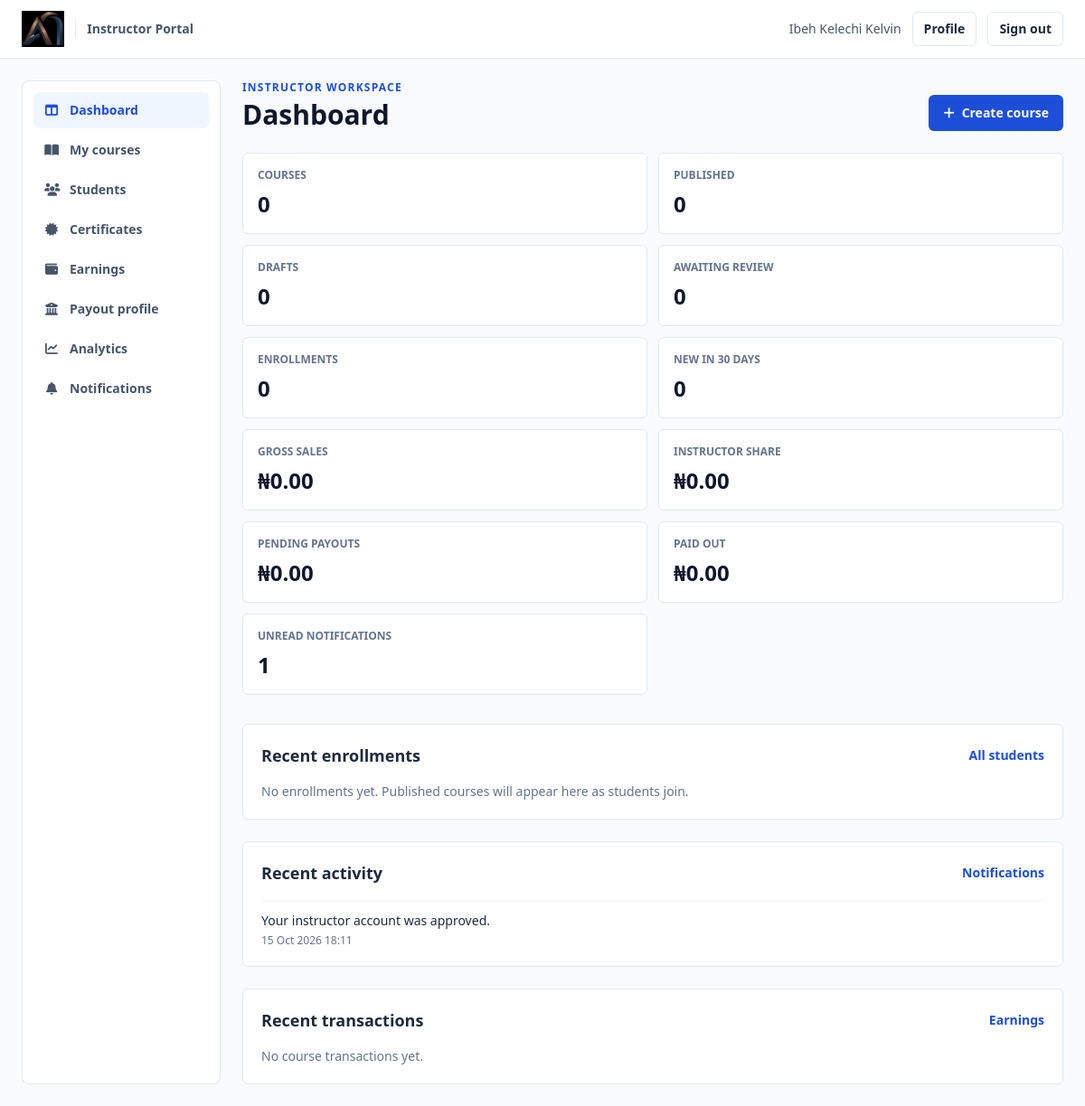
Screenshot of /academy/instructor/dashboard (signed in) with the database file from the repository.
### app/models.py (models this page shows, shortened)
class TimestampMixin:
    created_at = db.Column(db.DateTime, default=lambda: datetime.now(timezone.utc), nullable=False)
    updated_at = db.Column(
        db.DateTime,
        default=lambda: datetime.now(timezone.utc),
        onupdate=lambda: datetime.now(timezone.utc),
        nullable=False,
    )

class Instructor(UserMixin, TimestampMixin, db.Model):
    __tablename__ = "instructors"
    id = db.Column(db.Integer, primary_key=True)
    full_name = db.Column(db.String(160), nullable=False)
    email = db.Column(db.String(160), unique=True, nullable=False, index=True)
    password_hash = db.Column(db.String(255), nullable=False)
    phone = db.Column(db.String(60))
    professional_title = db.Column(db.String(160))
    biography = db.Column(db.Text)
    teaching_experience = db.Column(db.Text)
    qualifications = db.Column(db.Text)
    subject_areas = db.Column(db.Text)
    profile_photo = db.Column(db.String(255))
    payout_bank_name = db.Column(db.String(120))
    payout_account_name = db.Column(db.String(160))
    payout_account_number_encrypted = db.Column(db.Text)
    payout_bank_code = db.Column(db.String(30))
    status = db.Column(db.String(20), default="pending", nullable=False, index=True)
    decision_reason = db.Column(db.Text)
    terms_accepted_at = db.Column(db.DateTime)
    last_login_at = db.Column(db.DateTime)
    reviewed_by_admin_id = db.Column(db.Integer, db.ForeignKey("admin_users.id"))
    reviewed_by = db.relationship("AdminUser")
    courses = db.relationship("Course", back_populates="instructor")
    notifications = db.relationship("InstructorNotification", back_populates="instructor", cascade="all, delete-orphan")
    earnings = db.relationship("InstructorEarning", back_populates="instructor", cascade="all, delete-orphan")
    payout_requests = db.relationship("InstructorPayoutRequest", back_populates="instructor", cascade="all, delete-orphan")
    @property
    def is_active(self):
        return self.status not in {"rejected", "suspended"}

class InstructorNotification(TimestampMixin, db.Model):
    __tablename__ = "instructor_notifications"
    id = db.Column(db.Integer, primary_key=True)
    instructor_id = db.Column(db.Integer, db.ForeignKey("instructors.id"), nullable=False, index=True)
    event_key = db.Column(db.String(160), unique=True, nullable=True)
    category = db.Column(db.String(50), nullable=False)
    message = db.Column(db.Text, nullable=False)
    target_url = db.Column(db.String(255))
    is_read = db.Column(db.Boolean, default=False, nullable=False, index=True)
    instructor = db.relationship("Instructor", back_populates="notifications")

### app/routes.py (the view)
@instructor_bp.route("/dashboard")
@login_required
def dashboard():
    if not isinstance(current_user, Instructor):
        abort(403)
    if current_user.status != "approved":
        return render_template("instructor/pending.html", instructor=current_user)
    courses = Course.query.filter_by(instructor_id=current_user.id).all()
    course_ids = [course.id for course in courses]
    enrollments = CourseEnrollment.query.filter(CourseEnrollment.course_id.in_(course_ids)).all() if course_ids else []
    earnings = InstructorEarning.query.filter_by(instructor_id=current_user.id).all()
    reversals = InstructorReversal.query.filter_by(instructor_id=current_user.id).all()
    paid_orders = AcademyOrder.query.filter(
        AcademyOrder.item_type == "course",
        AcademyOrder.item_id.in_(course_ids),
        AcademyOrder.status == "paid",
    ).all() if course_ids else []
    recent_enrollments = sorted(enrollments, key=lambda item: item.created_at, reverse=True)[:8]
    recent_orders = AcademyOrder.query.filter(AcademyOrder.item_type == "course", AcademyOrder.item_id.in_(course_ids)).order_by(AcademyOrder.created_at.desc()).limit(8).all() if course_ids else []
    unread_count = InstructorNotification.query.filter_by(instructor_id=current_user.id, is_read=False).count()
    metrics = {
        "courses": len(courses),
        "published": sum(course.status == "published" for course in courses),
        "drafts": sum(course.status == "draft" for course in courses),
        "awaiting_review": sum(course.review_status == "submitted" for course in courses),
        "enrollments": len(enrollments),
        "new_students": len({item.student_id for item in enrollments if item.created_at and (datetime.now(timezone.utc).replace(tzinfo=None) - item.created_at.replace(tzinfo=None)).days < 30}),
        "gross_sales_kobo": sum(int((Decimal(str(order.amount)) * 100).quantize(Decimal("1"))) for order in paid_orders),
        "earnings_kobo": sum(item.instructor_share_kobo for item in earnings) - sum(item.instructor_share_reversed_kobo for item in reversals),
        "pending_payouts_kobo": sum(item.amount_kobo for item in InstructorPayoutRequest.query.filter(InstructorPayoutRequest.instructor_id == current_user.id, InstructorPayoutRequest.status.in_(["pending", "approved"])).all()),
        "completed_payouts_kobo": sum(item.amount_kobo for item in InstructorPayoutRequest.query.filter_by(instructor_id=current_user.id, status="paid").all()),
        "unread_notifications": unread_count,
    }
    notifications = InstructorNotification.query.filter_by(instructor_id=current_user.id).order_by(InstructorNotification.created_at.desc()).limit(5).all()
    return render_template("instructor/dashboard.html", metrics=metrics, courses=courses, recent_enrollments=recent_enrollments, recent_orders=recent_orders, notifications=notifications)

### app/__init__.py (called while the page is built)
def load_user(user_id):
    from .models import AdminUser, Instructor, Student
    if not user_id:
        return None
    prefix, _, suffix = str(user_id).partition(":")
    if prefix == "student" and suffix.isdigit():
        return db.session.get(Student, int(suffix))
    if prefix == "admin" and suffix.isdigit():
        return db.session.get(AdminUser, int(suffix))
    if prefix == "instructor" and suffix.isdigit():
        return db.session.get(Instructor, int(suffix))
    if user_id.isdigit():
        return db.session.get(AdminUser, int(user_id))
    return None

def student_load_user(user_id):
    return load_user(user_id)

### app/models.py (called while the page is built)
    @staticmethod
    def get_settings():
        settings = CompanySettings.query.order_by(CompanySettings.id.desc()).first()
        if settings:
            return settings
        default = CompanySettings()
        db.session.add(default)
        db.session.commit()
        return default

### app/routes.py (called while the page is built)
@instructor_bp.before_request
def require_instructor():
    public_endpoints = {"instructor.register", "instructor.login"}
    if request.endpoint in public_endpoints:
        if current_user.is_authenticated and not isinstance(current_user, Instructor):
            abort(403)
        return None
    if not current_user.is_authenticated:
        return redirect(url_for("instructor.login", next=request.url))
    if request.endpoint == "instructor.lesson_material" and isinstance(current_user, Student):
        return None
    if not isinstance(current_user, Instructor):
        abort(403)
    if current_user.status != "approved" and request.endpoint not in {"instructor.dashboard", "instructor.logout", "instructor.profile"}:
        abort(403)

### app/templates/instructor/dashboard.html (shortened to what this page needs)
{% extends 'instructor/base.html' %}
{% block content %}
<div class="flex flex-wrap items-end justify-between gap-4">
  <div><p class="text-xs font-bold uppercase tracking-widest text-blue-700">Instructor workspace</p><h1 class="mt-1 text-3xl font-bold text-slate-900">Dashboard</h1></div>
  <a href="{{ url_for('instructor.course_new') }}" class="rounded-md bg-blue-700 px-4 py-2.5 text-sm font-semibold text-white hover:bg-blue-800"><i class="fa-solid fa-plus mr-2"></i>Create course</a>
</div>
<div class="mt-6 grid gap-3 sm:grid-cols-2 xl:grid-cols-4">
  {% for label, value in [('Courses',metrics.courses),('Published',metrics.published),('Drafts',metrics.drafts),('Awaiting review',metrics.awaiting_review),('Enrollments',metrics.enrollments),('New in 30 days',metrics.new_students),('Gross sales', '₦%.2f'|format(metrics.gross_sales_kobo / 100)),('Instructor share', '₦%.2f'|format(metrics.earnings_kobo / 100)),('Pending payouts','₦%.2f'|format(metrics.pending_payouts_kobo / 100)),('Paid out','₦%.2f'|format(metrics.completed_payouts_kobo / 100)),('Unread notifications',metrics.unread_notifications)] %}
  <div class="rounded-md border border-slate-200 bg-white p-4"><p class="text-xs font-semibold uppercase text-slate-500">{{ label }}</p><p class="mt-2 text-2xl font-bold text-slate-900">{{ value }}</p></div>
  {% endfor %}
</div>
<div class="mt-8 grid gap-6 xl:grid-cols-2">
  <section class="rounded-md border border-slate-200 bg-white p-5"><div class="flex items-center justify-between"><h2 class="text-lg font-bold">Recent enrollments</h2><a class="text-sm font-semibold text-blue-700" href="{{ url_for('instructor.students') }}">All students</a></div>
    {% for enrollment in recent_enrollments %}<div class="mt-4 flex justify-between gap-3 border-t border-slate-100 pt-3 text-sm"><span>{{ enrollment.student.full_name }} <span class="text-slate-500">· {{ enrollment.course.title }}</span></span><span class="text-slate-500">{{ enrollment.created_at.strftime('%d %b %Y') }}</span></div>{% else %}<p class="mt-4 text-sm text-slate-500">No enrollments yet. Published courses will appear here as students join.</p>{% endfor %}
  </section>
  <section class="rounded-md border border-slate-200 bg-white p-5"><div class="flex items-center justify-between"><h2 class="text-lg font-bold">Recent activity</h2><a class="text-sm font-semibold text-blue-700" href="{{ url_for('instructor.notifications') }}">Notifications</a></div>
    {% for notification in notifications %}<div class="mt-4 border-t border-slate-100 pt-3 text-sm"><p>{{ notification.message }}</p><p class="mt-1 text-xs text-slate-500">{{ notification.created_at.strftime('%d %b %Y %H:%M') }}</p></div>{% else %}<p class="mt-4 text-sm text-slate-500">No notifications yet.</p>{% endfor %}
  </section>
  <section class="rounded-md border border-slate-200 bg-white p-5 xl:col-span-2"><div class="flex items-center justify-between"><h2 class="text-lg font-bold">Recent transactions</h2><a class="text-sm font-semibold text-blue-700" href="{{ url_for('instructor.earnings') }}">Earnings</a></div>
    {% for order in recent_orders %}<div class="mt-4 flex flex-wrap justify-between gap-3 border-t border-slate-100 pt-3 text-sm"><span>{{ order.item_type|title }} · {{ order.reference }} · {{ order.status|title }}</span><span>{{ order.currency }} {{ '%.2f'|format(order.amount) }} · {{ order.created_at.strftime('%d %b %Y') }}</span></div>{% else %}<p class="mt-4 text-sm text-slate-500">No course transactions yet.</p>{% endfor %}
  </section>
</div>
{% endblock %}

### app/templates/instructor/base.html (shortened to what this page needs)
<!DOCTYPE html>
<html lang="en">
<head>
  <script src="https://cdn.tailwindcss.com"></script>
  <link rel="stylesheet" href="https://cdnjs.cloudflare.com/ajax/libs/font-awesome/6.4.0/css/all.min.css">
</head>
<body class="min-h-screen bg-slate-50 text-slate-800 antialiased">
  <header class="border-b border-slate-200 bg-white">
    <div class="mx-auto flex max-w-screen-2xl items-center justify-between px-4 py-3 sm:px-6">
      <a href="{{ url_for('public.academy_home') }}" class="flex items-center gap-3">
        <img src="{{ url_for('static', filename='images/logo.png') }}" alt="Axiom Gateway Consult" class="h-10 w-auto">
        <span class="border-l border-slate-200 pl-3 text-sm font-semibold text-slate-600">Instructor Portal</span>
      </a>
      {% if current_user.is_authenticated and current_user.__class__.__name__ == 'Instructor' %}
      <div class="flex items-center gap-3 text-sm">
        <span class="hidden font-medium text-slate-600 sm:block">{{ current_user.full_name }}</span>
        <a href="{{ url_for('instructor.profile') }}" class="rounded-md border border-slate-200 px-3 py-2 font-semibold hover:bg-slate-50">Profile</a>
        <a href="{{ url_for('instructor.logout') }}" class="rounded-md border border-slate-200 px-3 py-2 font-semibold hover:bg-slate-50">Sign out</a>
      </div>
      {% endif %}
    </div>
  </header>
  {% if current_user.is_authenticated and current_user.__class__.__name__ == 'Instructor' and current_user.status == 'approved' %}
  <div class="mx-auto grid max-w-screen-2xl grid-cols-1 gap-6 px-4 py-6 sm:px-6 lg:grid-cols-[220px_minmax(0,1fr)]">
    <aside class="rounded-lg border border-slate-200 bg-white p-3">
      <nav class="grid grid-cols-2 gap-1 sm:grid-cols-3 lg:grid-cols-1">
        {% for endpoint, label, icon in [('instructor.dashboard','Dashboard','fa-table-columns'),('instructor.courses','My courses','fa-book-open'),('instructor.students','Students','fa-users'),('instructor.certificates','Certificates','fa-certificate'),('instructor.earnings','Earnings','fa-wallet'),('instructor.payout_profile','Payout profile','fa-building-columns'),('instructor.analytics','Analytics','fa-chart-line'),('instructor.notifications','Notifications','fa-bell')] %}
        <a href="{{ url_for(endpoint) }}" class="flex items-center gap-3 rounded-md px-3 py-2.5 text-sm font-semibold {% if request.endpoint == endpoint %}bg-blue-50 text-blue-700{% else %}text-slate-600 hover:bg-slate-50{% endif %}"><i class="fa-solid {{ icon }} w-4 text-center"></i>{{ label }}</a>
        {% endfor %}
      </nav>
    </aside>
    <main class="min-w-0">{% block content %}{% endblock %}</main>
  </div>
  {% else %}
  <main class="mx-auto max-w-3xl px-4 py-8 sm:px-6">{% block auth_content %}{% endblock %}</main>
  {% endif %}
</body>
</html>

### rows the page displays
Instructor: full_name "Ibeh Kelechi Kelvin", status "approved" (drawn)
InstructorNotification: message "Your instructor account was approved.", created_at "15 Oct 2026 18:11"

### other values shown
{{ label }} "Dashboard" "My courses" "Students" "Certificates" "Earnings" "Payout profile" "Analytics" "Notifications"
{{ label }} "COURSES" "PUBLISHED" "DRAFTS" "AWAITING REVIEW" "ENROLLMENTS" "NEW IN 30 DAYS" "GROSS SALES" "INSTRUCTOR SHARE" "PENDING PAYOUTS" "PAID OUT" "UNREAD NOTIFICATIONS"
{{ value }} "0" "0" "0" "0" "0" "0" "₦0.00" "₦0.00" "₦0.00" "₦0.00" "1"
